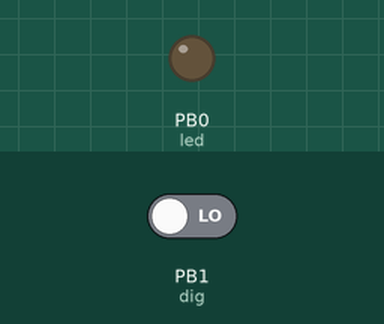
Bench run of a sketch on a simulated ATtiny85, built with avr-gcc and run on an emulated ATtiny85. Parts: output pins drawn as LEDs (lit = HIGH). The test bench sets the inputs (shaded band); at power-on: PB1 (dig) LOW.

Above: at 1.2 s.
1.3 s: PB1 (dig) driven HIGH
At 4.1 s:
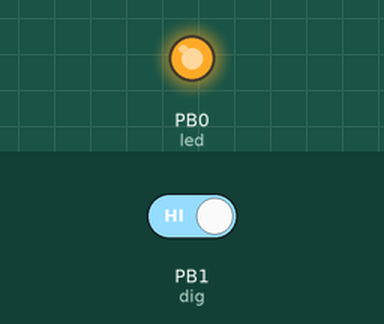
Timing chart, 0 to 5.6 s (numbered marks = the images above; inputs shaded):
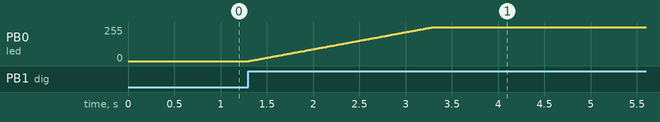

The sketch:

kitchen_dimmer_10.ino
```cpp
// (licence header left out)
// pin definitions
const int led = 0;
const int dig = 1;
// base ON period
const unsigned long pot_value = 2000;
unsigned long dig_last;
// base hold period
const unsigned long hold_value = 30*1000;

// ATMEL ATTINY85
//
//                  +-\/-+
//      (D 5) PB5  1|    |8  Vcc
//      (D 3) PB3  2|    |7  PB2 (D 2)
//      (D 4) PB4  3|    |6  PB1 (D 1) dig
//            GND  4|    |5  PB0 (D 0) led
//                  +----+

///
/// Setup ports
///
void setup() {
  pinMode(led, OUTPUT);
  pinMode(dig, INPUT);
}

///
/// Slow increasing of intensity
///
void LightOn() {
int v=0;
unsigned long ms=millis();
unsigned long m=0;
unsigned long m2=pot_value;
while(m<m2)
  {
  analogWrite(led,map(m,0,m2,0,255));
   m=millis()-ms;
  }
digitalWrite(led, HIGH);
}

///
///  Wait until digital pin is OFF + hold_value
///
void LightHold() {
while(millis()<dig_last)
  {
  int p=digitalRead(dig);
  if(p) // still ON
    dig_last=millis()+hold_value;
  }
}

///
/// Slow decreasing of intensity
///
void LightOff() {
unsigned long ms=millis();
unsigned long m=0;
unsigned long m2=pot_value*2; // 2x on period
while(m<m2)
  {
  analogWrite(led,map(m,0,m2,255,0));
   m=millis()-ms;
  }
digitalWrite(led, LOW);
}

///
/// Main loop
///
void loop() {
  int p=digitalRead(dig);
  if(p) {
    dig_last=millis()+hold_value;
    LightOn();
    LightHold();
    LightOff();
  }
}
```

Measured:
- after the input at 1.3 s, PB0 (led): moves from 0/255 to 255/255 over 2.0 s, starting at once
